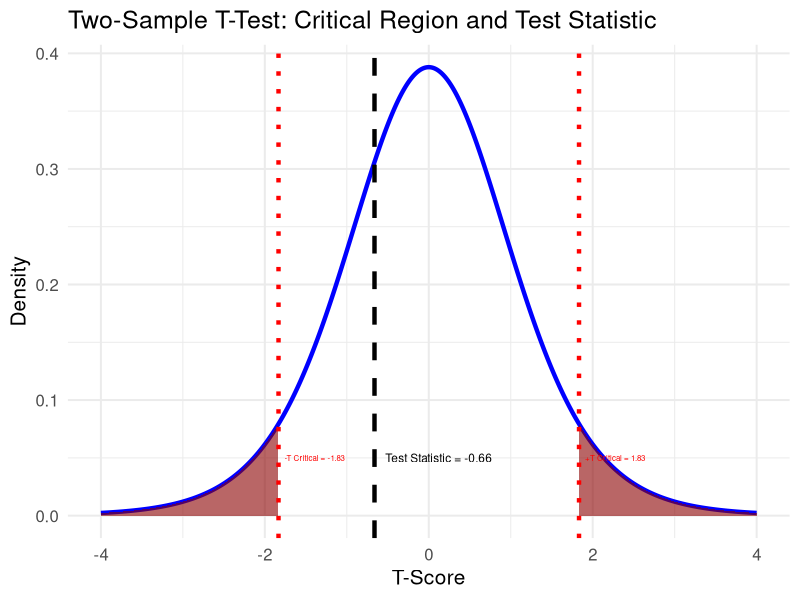

This chart was generated by the following R code:
## ---- chunk 1
library(tidyverse)
## ---- chunk 2
# Data: Mounting times (in minutes)
welles <- c(2, 4, 9, 3, 2)
atkins <- c(3, 7, 5, 8, 4, 3)

# Sample sizes
n_W <- length(welles)
n_A <- length(atkins)

# Sample means
mean_W <- mean(welles)
mean_A <- mean(atkins)

# Sample standard deviations
sd_W <- sd(welles)
sd_A <- sd(atkins)

# Store in a tibble
sample_stats <- tibble(
  `Method` = c("Welles", "Atkins"),
  `Sample Size (n)` = c(n_W, n_A),
  `Sample Mean` = c(mean_W, mean_A),
  `Sample Standard Deviation` = c(sd_W, sd_A)
)

sample_stats

## ---- chunk 3
# Compute pooled variance
sp2 <- ((n_W - 1) * sd_W^2 + (n_A - 1) * sd_A^2) / (n_W + n_A - 2)

# Store in a tibble
pooled_variance <- tibble(`Pooled Variance (s²_p)` = round(sp2, 3))

pooled_variance

## ---- chunk 4
# Compute standard error
se <- sqrt(sp2 * (1/n_W + 1/n_A))

# Compute test statistic
t_test <- (mean_W - mean_A) / se

# Degrees of freedom
df <- n_W + n_A - 2

# Critical value for two-tailed t-test
t_critical <- qt(1 - 0.10 / 2, df)

# Store results in a tibble
test_statistic <- tibble(
  `Test Statistic (t)` = round(t_test, 3),
  `Degrees of Freedom` = df,
  `Critical Value (±t_critical)` = round(t_critical, 3)
)

test_statistic
## ---- chunk 5
# Decision rule
decision <- ifelse(abs(t_test) > t_critical, 
                   "Reject H₀: There is a significant difference in mounting times.", 
                   "Fail to Reject H₀: There is no significant difference in mounting times.")

# Store decision in a tibble
decision_table <- tibble(`Decision` = decision)

decision_table
## ---- chunk 6
# Create data for t-distribution
x_vals <- seq(-4, 4, length.out = 500)
y_vals <- dt(x_vals, df)

# Plot
ggplot(data.frame(x = x_vals, y = y_vals), aes(x = x, y = y)) +
  geom_line(color = "blue", size = 1.5) +  # T-distribution curve
  
  # Critical Regions (Shade Red)
  geom_area(data = subset(data.frame(x = x_vals, y = y_vals), x <= -t_critical),
            aes(y = y), fill = "darkred", alpha = 0.6) +
  geom_area(data = subset(data.frame(x = x_vals, y = y_vals), x >= t_critical),
            aes(y = y), fill = "darkred", alpha = 0.6) +
  
  # Test Statistic Line (Dashed Black Line)
  geom_vline(xintercept = t_test, color = "black", linetype = "dashed", size = 1.5) +  
  
  # Critical Value Lines (Dotted Red Lines)
  geom_vline(xintercept = -t_critical, color = "red", linetype = "dotted", size = 1.5) +  
  geom_vline(xintercept = t_critical, color = "red", linetype = "dotted", size = 1.5) +  
  
  # Labels for Test Statistic
  annotate("text", x = t_test, y = 0.05, label = paste0("Test Statistic = ", round(t_test, 2)),
           hjust = -0.1, size = 3, color = "black") +
  
  # Labels for Critical Values
  annotate("text", x = -t_critical, y = 0.05, label = paste0("-T Critical = ", round(-t_critical, 2)),
           hjust = -0.1, size = 2, color = "red") +
  annotate("text", x = t_critical, y = 0.05, label = paste0("+T Critical = ", round(t_critical, 2)),
           hjust = -0.1, size = 2, color = "red") +
  
  labs(
    title = "Two-Sample T-Test: Critical Region and Test Statistic",
    x = "T-Score",
    y = "Density"
  ) +
  theme_minimal(base_size = 15)

